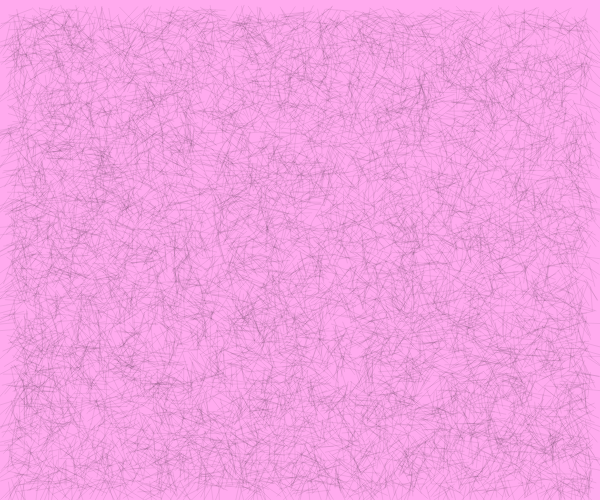
Frame 1 (no input)
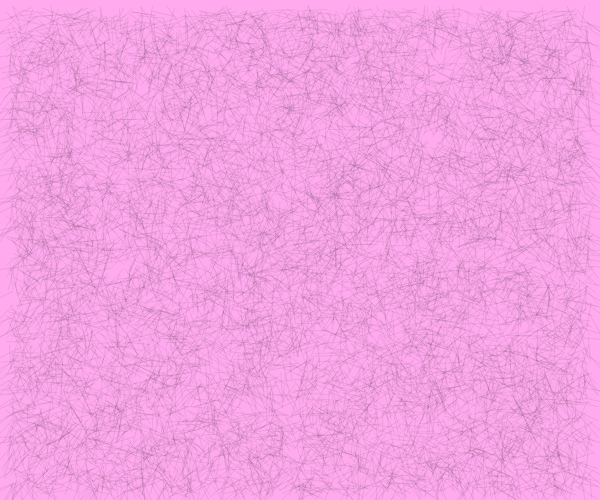
Frame 2 (the mouse pressed at the canvas centre, redrawn once)

The p5.js sketch that drew these frames (run headless with seeded random() and noise() and a simulated clock; the mouse was pressed at the canvas centre and the sketch redrawn once):

// p5.js sketch
// ── sketch.js
let c = 9;
function setup() {
  createCanvas(600, 500);
  strokeWeight (.2);
  stroke(5,90);
  noLoop ();
}

function draw() {
  
  background('#fae')
  lightness('#fae');
  
  for(i = 0; i < 10000; i++) {
    
    push();
    let X = random (c, width -c)
    let Y = random (c, height- c);
     
    translate (X,Y);
    rotate (random (PI));
    line (-4,0,20,0);
    fill(40,40,40,50)
    pop();
  }
}
